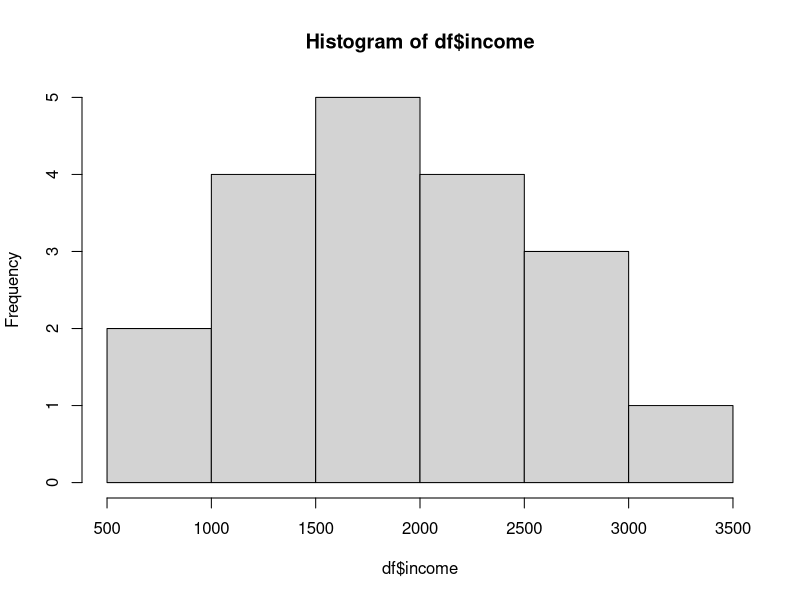
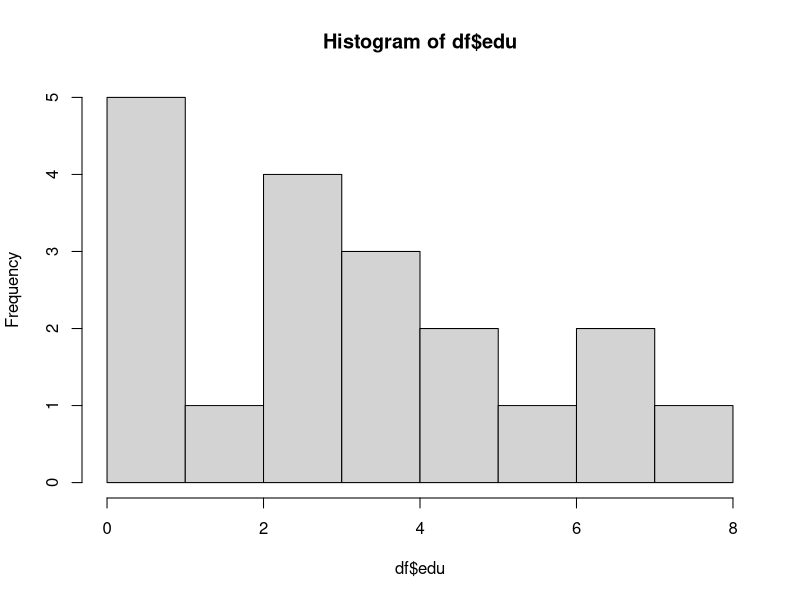
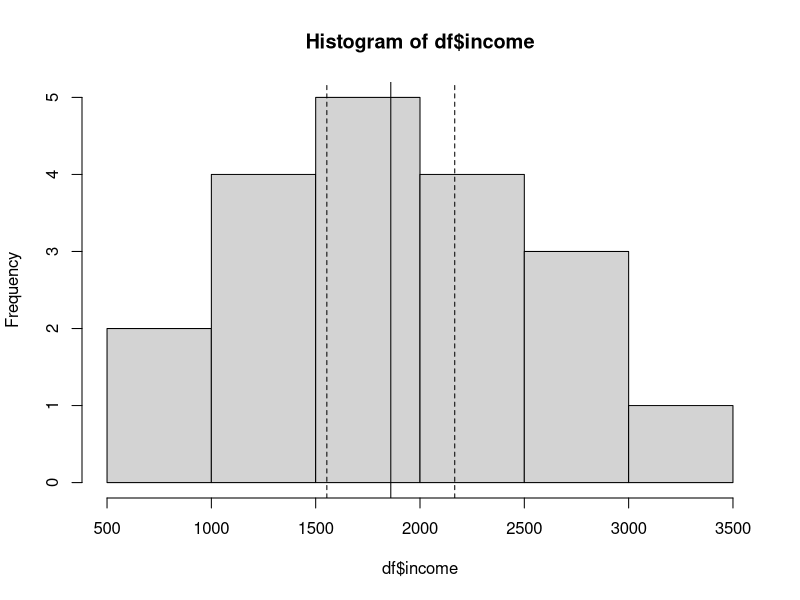
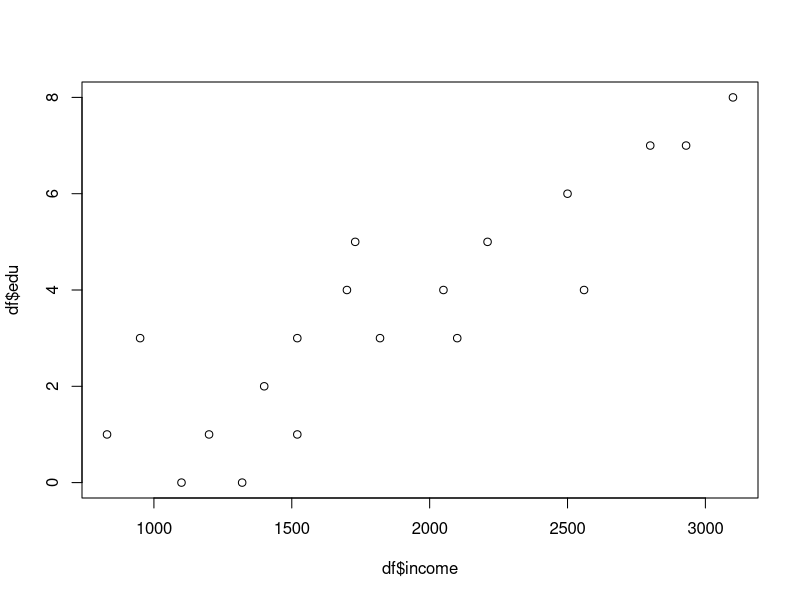
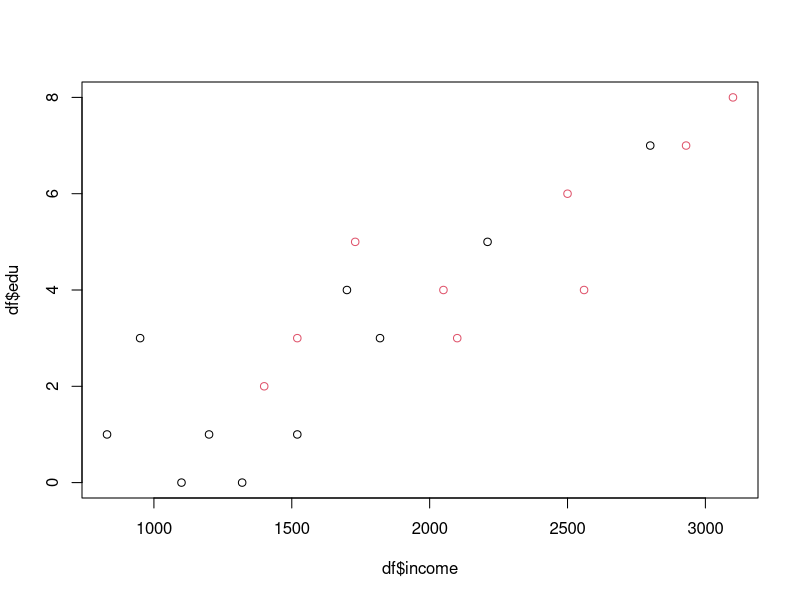
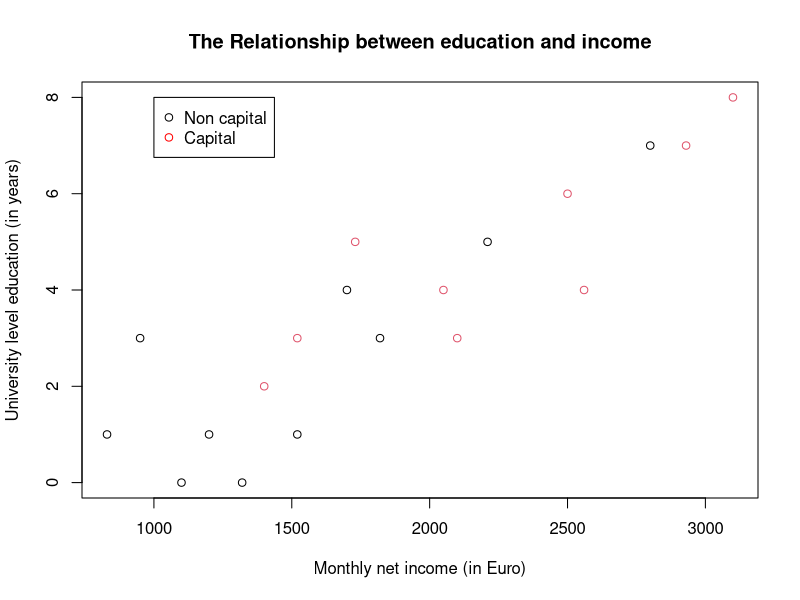

Reproduce these figures in R, in order.
# Applied Statistical Analysis I      
# Tutorial 1: Introduction & stats review                        

# Get working directory
getwd()

# Set working directory 
setwd("/Users/redmondscales/Documents/Applied Stats/GitHub/StatsI_2025")
getwd()

### Research Question -----------
# Is there a relationship between education and income?

# Selection of variables
# a. Education: University level education in years
# b. Income: Monthly net income
# c. Capital: Whether the person lives in capital or not

### Data collection ----------

# Load data 
df <- read.csv("datasets/fictional_data.csv")

# First step, look at data
View(df)
str(df) # Present structure of R object
?str

### Descriptive analysis ----------

### Income ###
hist(df$income) # Distribution
mean(df$income) # Central tendency, mean
var(df$income) # Variability, variance
sd(df$income) # Variability, standard deviation
sd(df$income)/sqrt(length((df$income))) # Variability, standard **error**

# Step by step
df$income
length((df$income))
sqrt(length((df$income)))
sqrt(19)
sd(df$income)/sqrt(length((df$income)))

### Education ###
hist(df$edu) # Distribution
mean(df$edu) # Central tendency, mean
var(df$edu) # Variability, variance
sd(df$edu) # Variability, standard deviation
sd(df$edu)/sqrt(length((df$edu))) # Variability, standard **error**

# Get summary statistics for entire dataset
summary(df)

# Which kind of inferences can we make with regards to the population,
# based on the sample data?
mean(df$income) # Sample mean is estimate for population mean
sd(df$income)/sqrt(length((df$income))) 
# Standard **error** (Sample standard deviation adjusted by sample size)
# is estimate for standard deviation of the sampling distribution

# Why do we need standard error again? --> to calculate measures of
# uncertainty for our point estimate (e.g., confidence intervals, and p-values)

### 95% Confidence level ###
# Definition: Point estimate +/- Margin of error, 
# where margin of error is a multiple of the standard error

# What do we need?
mean(df$income) # Point estimate
sd(df$income)/sqrt(length((df$income))) # Standard error

# How to find the multiple?
# Looking at the normal distribution, we see that 
# 95% of observations lie within +/-1.96 (approximately 2)
# standard errors of point estimate 

# Lower bound
upper_95 = (mean(df$income))+(1.96)*(sd(df$income)/sqrt(length((df$income))))

# Upper bound
lower_95 = (mean(df$income))-(1.96)*(sd(df$income)/sqrt(length((df$income))))

# Print
lower_95
mean(df$income)
upper_95

# How to calculate 99% confidence intervals?

### Histogram ###
hist(df$income)
abline(v=mean(df$income),col="black")
abline(v=lower_95,col="black",lty="dashed")
abline(v=upper_95,col="black",lty="dashed")

# Is there a relationship between education and income?

### Scatter plot ###
plot(df$income,df$edu)
plot(df$income,df$edu,
     col=df$cap+1) # Color over third variable (+1, because first color in R is white)

# Improve visualization and save
png(file="tutorials/scatter_plot.png")
plot(df$income,
     df$edu,
     col=df$cap+1,
     xlab="Monthly net income (in Euro)",
     ylab="University level education (in years)",
     main="The Relationship between education and income")
# Add legend
legend(1000, 8, # x and y position of legend
       legend=c("Non capital", "Capital"),
       col=c("black","red"),
       pch=1) # Marker type (1 is default)
dev.off()
